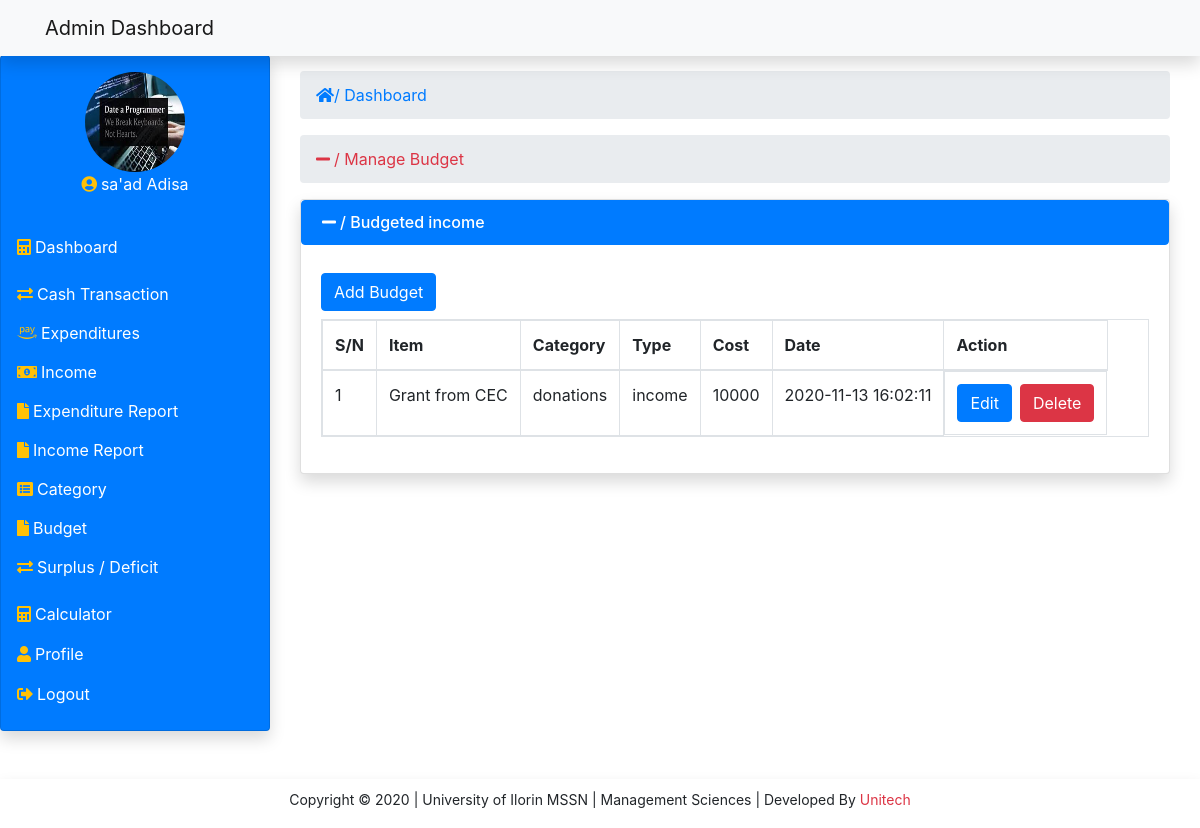
Screenshot of /views/budgetinc.php (signed in) with the database file from the repository.
### tables this page shows
CREATE TABLE `budgets` (
  `id` int(11) NOT NULL,
  `item` varchar(200) NOT NULL,
  `item_cost` int(11) NOT NULL,
  `category` varchar(200) NOT NULL,
  `item_desc` text NOT NULL,
  `budget_type` varchar(200) NOT NULL,
  `notedate` timestamp NOT NULL DEFAULT CURRENT_TIMESTAMP ON UPDATE CURRENT_TIMESTAMP
);

### modal/modal.php (called while the page is built, shortened)
<?php
    class Modal{
        private $localhost = 'localhost';
        private $dbname = 'management';
        private $username = 'root';
        private $password = '';
        public $conn;
        public function __construct(){
           try {
               $this->conn = new mysqli($this->localhost,$this->username,$this->password,$this->dbname);
           } catch (Exception $e) {
               echo 'connection failed'.$e->getMessage();
           }
        }
		public function fetch_bud($type){
			$data = null;
			$query = "SELECT * FROM budgets WHERE budget_type='$type' ";
			$stmt = $this->conn->prepare($query);
			if($stmt->execute()){
				$result = $stmt->get_result();
				if (mysqli_num_rows($result) > 0) {
					while ($fetch = $result->fetch_assoc()) {
						$data[] = $fetch;
					}
				}
			}
			return $data;
		}
		public function fetch_picture($id){
			$data = null;
			$query = "SELECT picture FROM admin_details WHERE id = ?";
			$stmt = $this->conn->prepare($query);
			$stmt->bind_param('i',$id);
			if($stmt->execute()){
				$result = $stmt->get_result();
				$fetch = $result->fetch_assoc();
				$data = $fetch;
			}
			return $data;
		}
    }
?>

### views/budgetinc.php (the view, shortened to what this page needs)
<!DOCTYPE html>
<html lang="en">
<head>
     <link rel="stylesheet" href="../css/style.css">
    <link rel="stylesheet" href="../css/all.css">
    <link rel="stylesheet" href="../css/bootstrap.min.css">
    <link rel="stylesheet" href="../css/fontawesome.min.css">
</head>
<body>
                    <?php include '../includes/topbar.php';?>
                <?php include '../includes/sidebar.php';?>
                <ol class="breadcrumb">
                    <li class="active text-danger"><i class="fa fa-minus mr-1"></i>/ Manage Budget</li>
                </ol>
                <div class="card shadow">
                <div>
                    <h6 class="list-group-item active"><i class="fa fa-minus mr-1"></i>/ Budgeted income</h6>
                </div>
                <div class="card-body">
                    <div class="responsive">
                        <table class="table table-responsive table-bordered table-hover">
                            <div class="text-left">
                                <button class="btn btn-primary my-2" type="button" data-toggle="modal" data-target="#addbudget">Add Budget</button>
                            </div>
                            <thead>
                                <tr>
                                    <th>S/N</th>
                                    <th>Item</th>
                                    <th>Category</th>
                                    <th>Type</th>
                                    <th>Cost</th>
                                    <th>Date</th>
                                    <th>Action</th>
                                </tr>
                            </thead>
                            <tbody>
                            <?php
                                    $modal = new Modal;
                                    $type = 'income';
                                    $row = $modal->fetch_bud($type);
                                    $count = 1;
                                    if(!empty($row)){
                                        foreach($row as $rows){?>
                                            <tr>
                                                <td><?= $count++;?></td>
                                                <td><?= $rows['item'];?></td>
                                                <td><?= $rows['category'];?></td>
                                                <td><?= $rows['budget_type'];?></td>
                                                <td><?= $rows['item_cost'];?></td>
                                                <td><?= $rows['notedate'];?></td>
                                                <td style="display:flex;">
                                                    <a href="budgetedit.php?ibid=<?=$rows['id'];?>"><button class="btn btn-primary mr-2">Edit</button></a>
                                                    <a href="delete.php?ibid=<?=$rows['id'];?>"><button class="btn btn-danger">Delete</button></a>
                                                </td>
                                            </tr>
                                                <?php }}?>
                            </tbody>
                        </table>
                    </div>
                </div>
			</div>
        </div>
            <?php include '../includes/footer.php';?>
</body>
</html>

### includes/sidebar.php (shortened to what this page needs)
  <div class="container-fluid toggle-nav">
      <div class="row justify-content-left align-items-left">
          <div class="col-md-3 nav-toggle" id="cols">
              <div class="card shadow bg-primary text-white p-3">
                  <div class="text-center">
                  <?php
                      include '../modal/modal.php';
                      $modal = new Modal;
                      $id = $_SESSION['id'];
                      $picture = $modal->fetch_picture($id);
             ?>
                      <img src="<?= $picture['picture']; ?>" id="img-fluid" class="img-fluid card-img-top" alt="profile image">
                  </div>
                  <div class="caption">
                      <p class="text-center"><i class="fas text-warning fa-user-circle mr-1 text-warning"></i><?= $_SESSION['username']; ?></p>
                  </div>
                  <ul class="navbar-nav">
                      <li class="nav-item">
                          <a href="../admin/dashboard.php" class="nav-link"><i class="fas text-warning fa-calculator mr-1"></i>Dashboard</a>
                      </li>
                      <li class="nav-item" onclick="transact()"><i class="fas text-warning text-warning fa-exchange-alt mr-1"></i>Cash Transaction
                      </li>
                      <li class="nav-item" onclick="expenditure()"><i class="fab text-warning fa-amazon-pay mr-1"></i>Expenditures
                      </li>
                      <li class="nav-item" onclick="income()"><i class="fas text-warning fa-money-bill-alt mr-1" arial-hidden="true"></i>Income
                      </li>
                      <li class="nav-item" onclick="expReport()"><i class="fa fa-file text-warning mr-1"></i>Expenditure Report
                      </li>
                      <li class="nav-item" onclick="incReport()"><i class="fa fa-file mr-1 text-warning"></i>Income Report
                      </li>
                      <li class="nav-item" onclick="category()"><i class="fas text-warning fa-list-alt mr-1" arial-hidden="true"></i>Category
                      </li>
                      <li class="nav-item" onclick="budget()"><i class="fa text-warning fa-file mr-1"></i>Budget
                      </li>
                      <li class="nav-item" onclick="balance()"><i class="fas text-warning text-warning fa-exchange-alt mr-1"></i>Surplus / Deficit
                      </li>
                      <li class="nav-item"><a href="../views/calculator.php" class="nav-link"><i class="fas text-warning fa-calculator mr-1"></i>Calculator</a></li>
                      <li class="nav-item mt-0"><a href="../views/profile.php" class="nav-link"><i class="fas text-warning fa-user mr-1"></i>Profile</a></li>
                      <li class="nav-item mt-0"><a href="../views/logout.php" class="nav-link"><i class=" text-warning fas fa-sign-out-alt mr-1"></i>Logout</a></li>
                  </ul>
              </div>
          </div>
                          <div class="col-md-9 my-3">
<ol class="breadcrumb">
	<li class="active text-primary"> <i class="fas fa-home text-primary"></i>/ Dashboard</li>
</ol>

### css/style.css (style rules this page uses)
body { margin: 0; padding: 0; scroll-behavior: smooth; background-color: #E5E5E5; }
.toggle-nav { margin-top: 55px !important; }
.container-fluid > .row > .col-md-3 > .card > div > img { border-radius: 50%; text-align: center; margin: 0 auto !important; width: 100px; height: 100px; position: relative; }
.container-fluid > .row > .col-md-3 > .card > ul { position: relative; }
.container-fluid > .row > .col-md-3 > .card > ul > li { margin-top: 15px; cursor: pointer; }
.container-fluid > .row > .col-md-3 > .card > ul > li > div a,.container-fluid > .row > .col-md-3 > .card > ul > li > a { text-decoration: none !important; color: white !important; }
#cols { margin-left: -15px; }

### css/all.css (style rules this page uses)
.fa, .fas, .far, .fal, .fad, .fab { -moz-osx-font-smoothing: grayscale; -webkit-font-smoothing: antialiased; display: inline-block; font-style: normal; font-variant: normal; text-rendering: auto; line-height: 1; }
.fa-amazon-pay:before { content: "\f42c"; }
.fa-calculator:before { content: "\f1ec"; }
.fa-exchange-alt:before { content: "\f362"; }
.fa-file:before { content: "\f15b"; }
.fa-home:before { content: "\f015"; }
.fa-list-alt:before { content: "\f022"; }
.fa-minus:before { content: "\f068"; }
.fa-money-bill-alt:before { content: "\f3d1"; }
.fa-sign-out-alt:before { content: "\f2f5"; }
.fa-user:before { content: "\f007"; }
.fa-user-circle:before { content: "\f2bd"; }
.fab { font-family: 'Font Awesome 5 Brands'; font-weight: 400; }
.fa, .fas { font-family: 'Font Awesome 5 Free'; font-weight: 900; }

### rows the page displays
budgets: item "Grant from CEC", category "donations", budget_type "income", item_cost "10000", notedate "2020-11-13 16:02:11"

### other values shown
$_SESSION['username'] "sa'ad Adisa"
